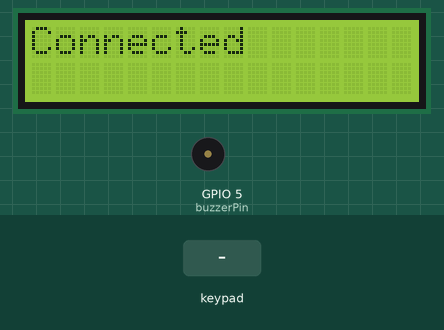
Bench run of a sketch on a simulated ESP32. Parts: 16×2 character LCD, buzzer (waves = sounding, pin HIGH). The inputs (shaded band) are chosen by the test bench. WiFi joins after 1.5 s; servers stay silent unless stated; network time is answered at once with the bench clock; the local clock reads 2024-03-15 10:24:30 at power-on unless the sketch sets it; the Firebase database answers and starts empty; what the sketch prints to the serial monitor is not drawn.

Above: at 1.7 s.
At 5.8 s:
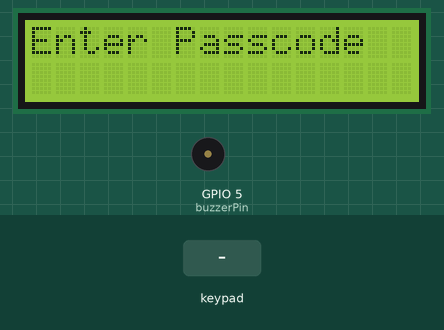
5.9 s: keypad keys 3 3 3 2 1 8 # pressed 0.4 s apart
At 9.3 s:
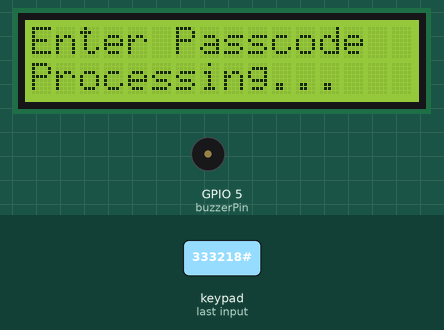
11.7 s: key '#' pressed
At 13.3 s:
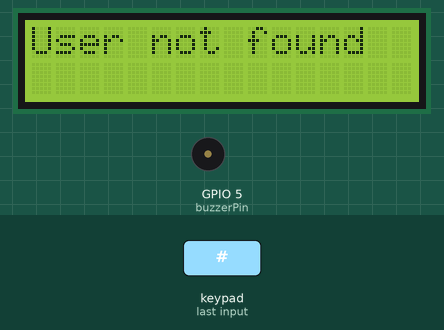
Timing chart, 0 to 14.8 s (numbered marks = the images above; inputs shaded):
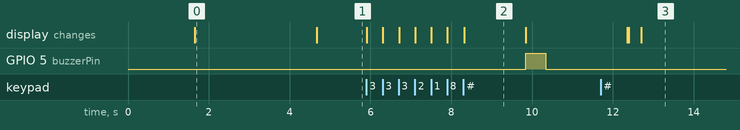

The sketch:

hardware_.ino
```cpp
#include <Keypad.h>
#include <Wire.h>
#include <LiquidCrystal_I2C.h>
#include <FirebaseESP32.h>
#include <WiFiManager.h>
#include <NTPClient.h>
#include <WiFiUdp.h>
#include <TimeLib.h> // Include the Time library

#define FIREBASE_HOST "zidane-a422b-default-rtdb.firebaseio.com"
#define FIREBASE_AUTH "AIzaSyAwJ9APZl_GSRrAbtiOF9s3HNbcAeeEylY"

#define ROWS 4
#define COLS 3

char keyMap[ROWS][COLS] = {
  {'1', '2', '3'},
  {'4', '5', '6'},
  {'7', '8', '9'},
  {'*', '0', '#'}
};

uint8_t rowPins[ROWS] = {14, 27, 26, 25};
uint8_t colPins[COLS] = {33, 32, 18};
const int buzzerPin = 5; // Pin for the buzzer

Keypad keypad = Keypad(makeKeymap(keyMap), rowPins, colPins, ROWS, COLS);

LiquidCrystal_I2C lcd(0x27, 16, 2);

FirebaseData firebaseData;

String passcode = "";

WiFiUDP ntpUDP;
NTPClient timeClient(ntpUDP, "pool.ntp.org");

void setup() {
  Serial.begin(115200);
  pinMode(buzzerPin, OUTPUT); // Set the buzzer pin as an output
  digitalWrite(buzzerPin, LOW); // Turn off the buzzer
  lcd.init();
  lcd.backlight();
  lcd.print("Waiting for Wi-Fi");

  WiFiManager wifiManager;
  wifiManager.autoConnect("AttendanceSystemAP");
  lcd.init();
  lcd.print("Connected");
  delay(3000);
  lcd.clear();
  lcd.print("Enter Passcode");
  Firebase.begin(FIREBASE_HOST, FIREBASE_AUTH);

  timeClient.begin(); // Initialize NTPClient
  setTime(timeClient.getEpochTime()); // Set the system time using NTP
}

void loop() {
  timeClient.update(); // Update NTPClient

  char key = keypad.getKey();
  if (key) {
    if (key == '*') {
      if (passcode.length() > 0) {
        passcode.remove(passcode.length() - 1);
        lcd.setCursor(passcode.length(), 1);
        lcd.print(" ");
      }
    } else if (key == '#') {
      lcd.setCursor(0, 1);
      lcd.print("Processing...");

      int maxUserId = 10; // Adjust this to the maximum user ID in your Firebase
      bool userFound = false;

time_t currentTime = timeClient.getEpochTime();
int timeZoneOffsetInSeconds = 7200; // 2 hours in seconds

// Add daylight saving time (DST) offset if applicable
bool isDst = false; // Set this to true if DST is in effect
if (isDst) {
  timeZoneOffsetInSeconds += 3600; // Add 1 hour for DST
}

currentTime += timeZoneOffsetInSeconds; // Apply the time zone offset

String currentDateTime = formatTimeDigits(year(currentTime)) + "-" +
                         formatTimeDigits(month(currentTime)) + "-" +
                         formatTimeDigits(day(currentTime)) + " " +
                         formatTimeDigits(hour(currentTime)) + ":" +
                         formatTimeDigits(minute(currentTime)) + ":" +
                         formatTimeDigits(second(currentTime));


      for (int i = 1; i <= maxUserId; i++) {
        Firebase.getString(firebaseData, "/users/user" + String(i) + "/passcode");

        if (firebaseData.dataType() == "string") {
          String storedPasscode = firebaseData.stringData();
           Serial.println("Stored Passcode: " + storedPasscode); // Add this line

          if (storedPasscode == passcode) {
            Firebase.getString(firebaseData, "/users/user" + String(i) + "/name");
            if (firebaseData.dataType() == "string") {
              String userName = firebaseData.stringData();
              Serial.println("User Name: " + userName); // Add this line
              if (!userName.isEmpty()) {
                lcd.clear();
                lcd.print("Welcome " + userName); // Display welcome message
                delay(2000);

                Firebase.setString(firebaseData, "/attendance/" + userName + "/" + currentDateTime, "present");

                if (firebaseData.httpCode() == 200) {
                  lcd.clear();
                  lcd.print("Attendance marked");
                  delay(2000);
                  userFound = true; // Set the flag to indicate a valid user was found
                  break; // Exit the loop once a valid user is found and attendance is marked
                } else {
                  lcd.clear();
                  lcd.print("Failed to mark");
                  delay(2000);
                }
              } else {
                lcd.clear();
                lcd.print("User not found");
                delay(2000);
              }
            }
          }
        }
      }

      if (!userFound) {
        lcd.clear();
        lcd.print("Invalid passcode");
        digitalWrite(buzzerPin, HIGH); // Turn on the buzzer
        delay(500); // Beep for 0.5 seconds
        digitalWrite(buzzerPin, LOW); // Turn off the buzzer
        delay(2000);
      }

      passcode = "";
      lcd.clear();
      lcd.print("Enter passcode:");
    } else {
      passcode += key;
      lcd.setCursor(passcode.length() - 1, 1);
      lcd.print(key);
    }
  }
}


String formatTimeDigits(int value) {
  if (value < 10) {
    return "0" + String(value);
  } else {
    return String(value);
  }
}
```

Measured:
- after the input at 5.9 s, GPIO 5 (buzzerPin): LOW → HIGH after 3.9 s, → LOW 0.50 s later; the display: first changes at once (image 2 shows a later state)
- after the input at 11.7 s, the display: first differs from a run without the input after 0.69 s (image 3 shows a later state)
- what the display in image 0 shows lasts 3.0 s, from 1.7 s to 4.7 s
- what the display in image 2 shows lasts 1.5 s, from 8.3 s to 9.8 s
